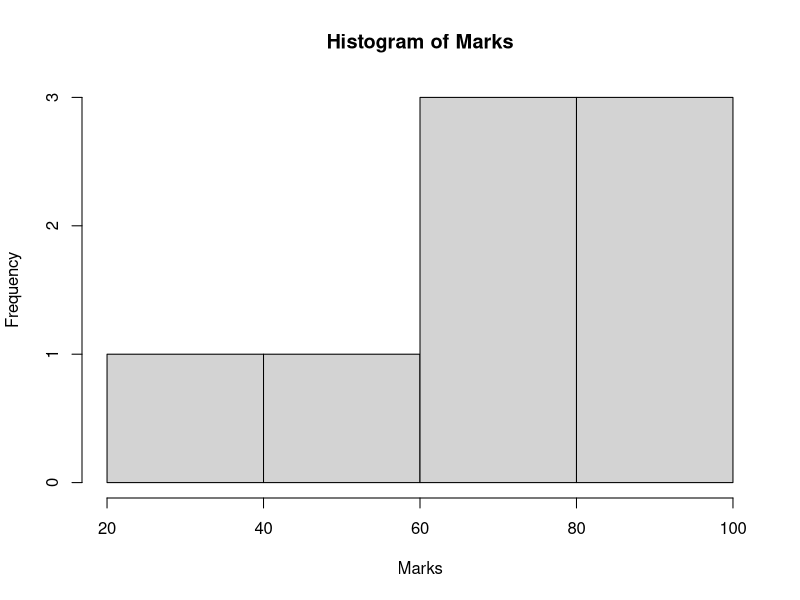
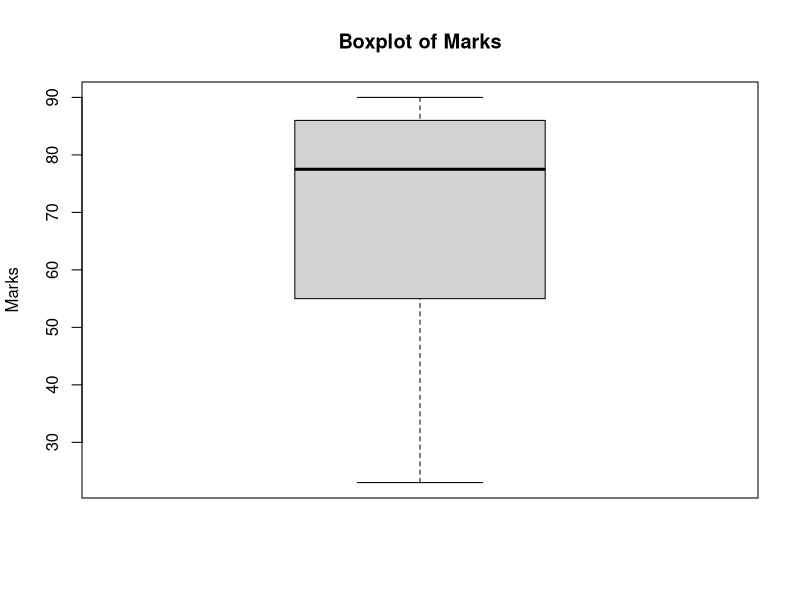
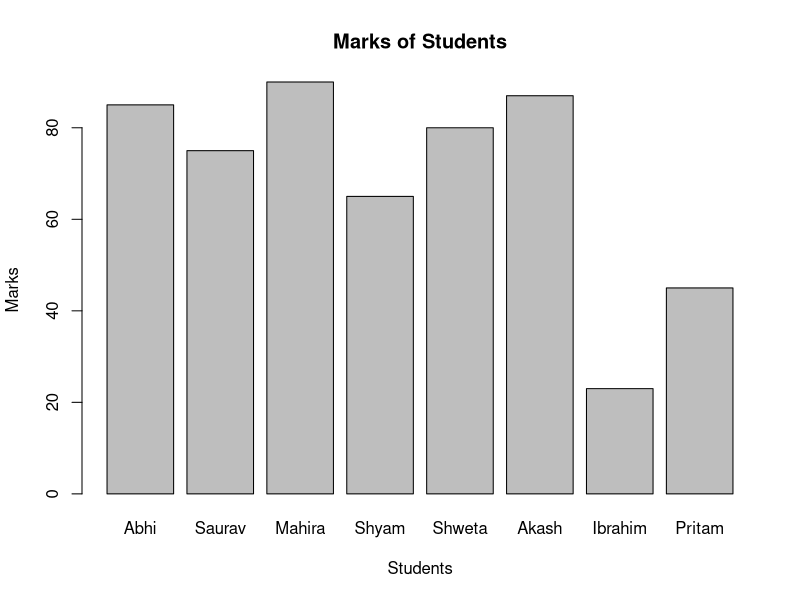
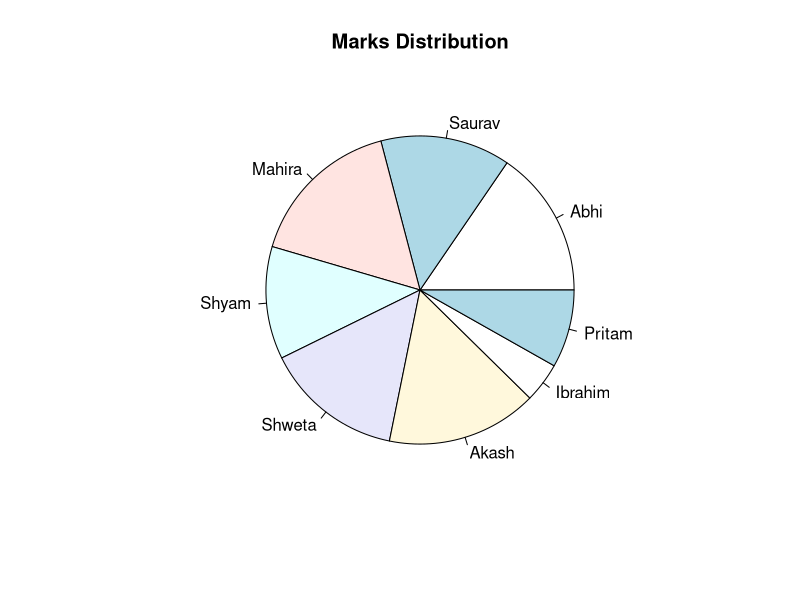
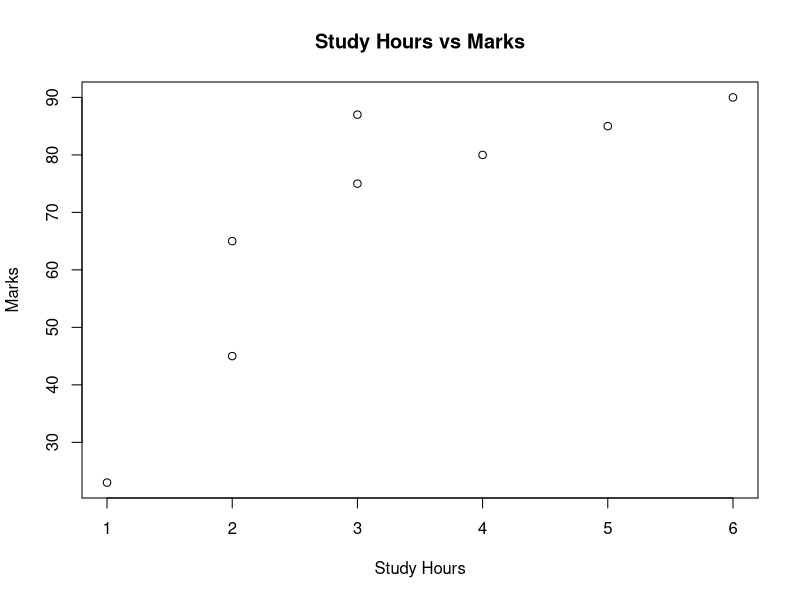
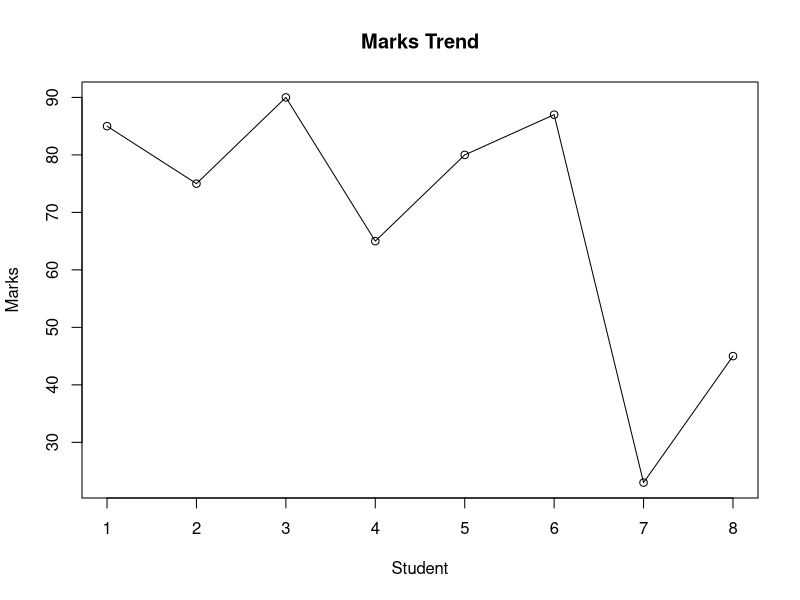

Write R code to recreate these figures, in order.
# Create sample data
students <- data.frame(
  Name = c("Abhi", "Saurav", "Mahira", "Shyam", "Shweta", "Akash", "Ibrahim", "Pritam"),
  Marks = c(85, 75, 90, 65, 80, 87, 23, 45),
  Hours = c(5, 3, 6, 2, 4, 3, 1, 2)
)

# Display the data
print(students)


# 1. Histogram
hist(
  students$Marks,
  main = "Histogram of Marks",
  xlab = "Marks"
)


# 2. Boxplot
boxplot(
  students$Marks,
  main = "Boxplot of Marks",
  ylab = "Marks"
)


# 3. Bar Plot
barplot(
  students$Marks,
  names.arg = students$Name,
  main = "Marks of Students",
  xlab = "Students",
  ylab = "Marks"
)


# 4. Pie Chart
pie(students$Marks,
    labels = students$Name,
    main = "Marks Distribution")


# 5. Scatter Plot
plot(
  students$Hours,
  students$Marks,
  main = "Study Hours vs Marks",
  xlab = "Study Hours",
  ylab = "Marks"
)


# 6. Line Plot
plot(
  students$Marks,
  type = "o",
  main = "Marks Trend",
  xlab = "Student",
  ylab = "Marks"
)
